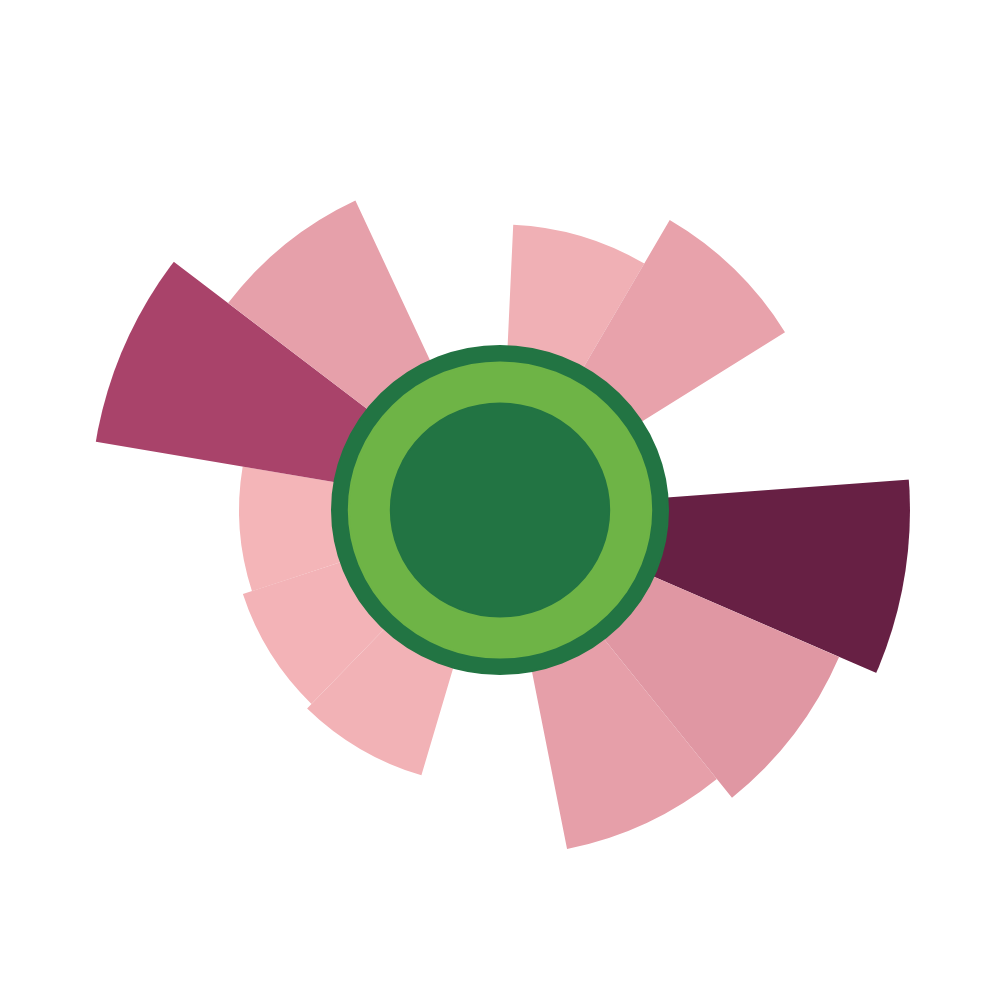

The cell this chart's notebook holds for it:
### Markdown cell above
For go.Barpolar, wedge area is equal to 0.5 × r² × width_in_radians.
As such we have to create create the apropriate width column. Additionaly, we have to create our own custom color mapping formula to show the values of wedges.

### Code cell
fig = go.Figure(go.Barpolar(
    r=[np.sqrt(max(v, 0))/2.2 for v in donut_eco['shortfallOvershoot_pct']],
    width= 360/13,
    marker=dict(
        color=donut_eco['shortfallOvershoot_pct'],
        # Intermediate stop at 0.28 to prevent haz. chem. prod.
        # from compressing all other indics into the low-end color.
        # 0.28 was chosen because overshoot of (haz chem prod) * 0.28
        # approximatelly species ext over.(2nd greater over. value)
        colorscale=[[0, '#ffc6c4'], [0.28, '#aa446b'], [1, '#672044']],
        cmin=donut_eco['shortfallOvershoot_pct'].min(),
        cmax=donut_eco['shortfallOvershoot_pct'].max(),
        showscale=False,
    ),
    base=6,
    hovertext=donut_eco['indicator'],
    customdata=donut_eco['shortfallOvershoot_pct'],
    hovertemplate='<b>%{hovertext}</b><br>Overshoot: %{customdata:.1f}%<extra></extra>'
))

fig.update_layout(
    template=None,
    width=1000,
    height=1000,
    polar=dict(
        bgcolor='rgba(0,0,0,0)',
        radialaxis=dict(
            range = [0,15],
            showgrid=False,
            showline=False,
            showticklabels=False,
            ticks=''
        ),
        angularaxis=dict(
            rotation=73.5,
            direction='clockwise',
            showgrid=False,
            showline=False,
            showticklabels=False,
            ticks=''
        )
    )
)

fig.add_shape(type="circle",
    xref="paper", yref="paper",
    fillcolor="#227443",
    x0=0.3, y0=0.3, x1=0.7, y1=0.7,
    line_color="#227443",
)

fig.add_shape(type="circle",
    xref="paper", yref="paper",
    fillcolor="#6eb446",
    x0=0.32, y0=0.32, x1=0.68, y1=0.68,
    line_color="#6eb446",
)

fig.add_shape(type="circle",
    xref="paper", yref="paper",
    fillcolor="#227443",
    x0=0.37, y0=0.37, x1=0.63, y1=0.63,
    line_color="#227443",
)


fig.show()

### Figure 1 — Plotly figure (JSON) as saved in the notebook; plotly's stock layout.template omitted (floating-point values rounded to 4 significant figures)
{"data": [{"base": 6, "customdata": [95.8, 191.5, -5.2, 3214.0, 273.7, 213.4, -28.6, 82.3, 73.5, 60.9, 900.0, 204.5, -61.3], "hovertemplate": "<b>%{hovertext}</b><br>Overshoot: %{customdata:.1f}%<extra></extra>", "hovertext": ["CO2 concentration", "Radiative forcing", "Aragonite saturation", "Hazardous chemicals production", "Phosphorus pollution", "Nitrogen pollution", "Aerosol optical depth", "Blue-water flows", "Soil moisture", "Forest area", "Species extinctions", "Human appropriation of energy production", "Stratospheric ozone concentration"], "marker": {"cmax": 3214.0, "cmin": -61.3, "color": [95.8, 191.5, -5.2, 3214.0, 273.7, 213.4, -28.6, 82.3, 73.5, 60.9, 900.0, 204.5, -61.3], "colorscale": [[0, "#ffc6c4"], [0.28, "#aa446b"], [1, "#672044"]], "showscale": false}, "r": [4.449, 6.29, 0, 25.77, 7.52, 6.64, 0, 4.124, 3.897, 3.547, 13.64, 6.5, 0], "type": "barpolar", "width": 27.69}], "layout": {"height": 1000, "polar": {"angularaxis": {"direction": "clockwise", "rotation": 73.5, "showgrid": false, "showline": false, "showticklabels": false, "ticks": ""}, "bgcolor": "rgba(0,0,0,0)", "radialaxis": {"range": [0, 15], "showgrid": false, "showline": false, "showticklabels": false, "ticks": ""}}, "shapes": [{"fillcolor": "#227443", "line": {"color": "#227443"}, "type": "circle", "x0": 0.3, "x1": 0.7, "xref": "paper", "y0": 0.3, "y1": 0.7, "yref": "paper"}, {"fillcolor": "#6eb446", "line": {"color": "#6eb446"}, "type": "circle", "x0": 0.32, "x1": 0.68, "xref": "paper", "y0": 0.32, "y1": 0.68, "yref": "paper"}, {"fillcolor": "#227443", "line": {"color": "#227443"}, "type": "circle", "x0": 0.37, "x1": 0.63, "xref": "paper", "y0": 0.37, "y1": 0.63, "yref": "paper"}], "width": 1000}}
